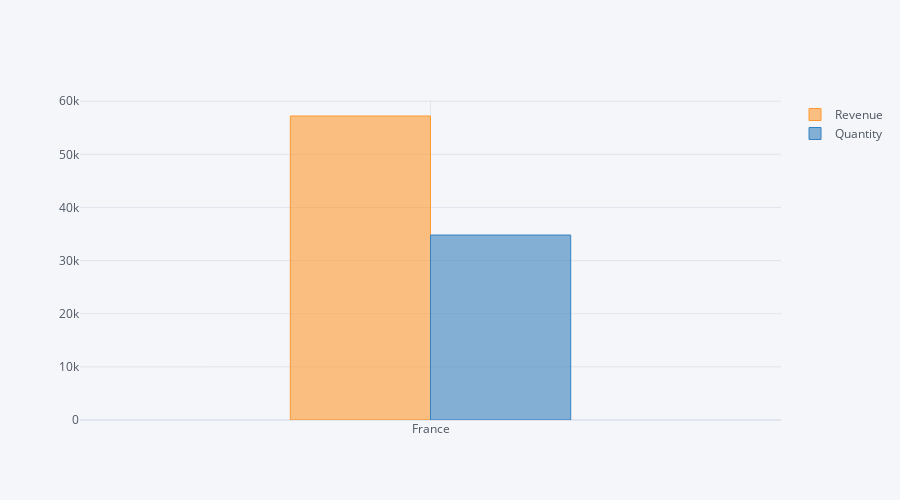

Write notebook code for a chart like this one.
### Code cell
data = data.groupby('Country').agg({'Quantity':'sum','Revenue':'sum'})
data.iplot(kind='bar',sortbars=True,bargap=0.6,dimensions=(900,500))

### Figure 1 — Plotly figure (JSON) as saved in the notebook; plotly's stock layout.template omitted (floating-point values rounded to 4 significant figures)
{"data": [{"marker": {"color": "rgba(255, 153, 51, 0.6)", "line": {"color": "rgba(255, 153, 51, 1.0)", "width": 1}}, "name": "Revenue", "orientation": "v", "text": "", "type": "bar", "x": ["France"], "y": [57220.0]}, {"marker": {"color": "rgba(55, 128, 191, 0.6)", "line": {"color": "rgba(55, 128, 191, 1.0)", "width": 1}}, "name": "Quantity", "orientation": "v", "text": "", "type": "bar", "x": ["France"], "y": [34817]}], "layout": {"bargap": 0.6, "height": 500, "legend": {"bgcolor": "#F5F6F9", "font": {"color": "#4D5663"}}, "paper_bgcolor": "#F5F6F9", "plot_bgcolor": "#F5F6F9", "title": {"font": {"color": "#4D5663"}}, "width": 900, "xaxis": {"gridcolor": "#E1E5ED", "showgrid": true, "tickfont": {"color": "#4D5663"}, "title": {"font": {"color": "#4D5663"}, "text": ""}, "zerolinecolor": "#E1E5ED"}, "yaxis": {"gridcolor": "#E1E5ED", "showgrid": true, "tickfont": {"color": "#4D5663"}, "title": {"font": {"color": "#4D5663"}, "text": ""}, "zerolinecolor": "#E1E5ED"}}}
